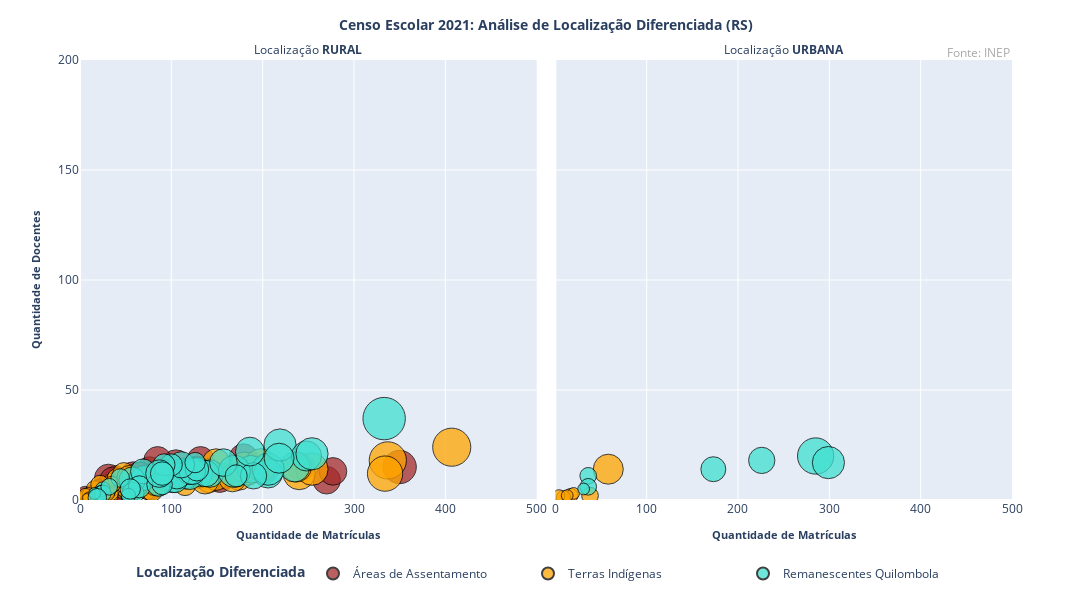

Notebook source saved alongside this figure:
### Code cell
#define o texto do título para o subgráfico conforme valor da coluna de referência
for a in fig.layout.annotations:
  a.text = a.text.split("=")[1]
  #neste caso
  if (a.text == '1'):
    a.text = sub_chart_title_text_1 #1 = urbana
  else:
    a.text = sub_chart_title_text_2 #2 = rural

#define títulos desejados para os valores da legenda
fig.for_each_trace(lambda legend: legend.update(name = legend_names[legend.name],
                                                legendgroup = legend_names[legend.name]))

#define anotação no gráfico ("Fonte: INEP")
fig.add_annotation(x=annotation_x_position,
                   y=annotation_y_position,
                   xref="paper", #referencia o campo de impressão do gráfico
                   yref="paper", #referencia o campo de impressão do gráfico
                   text=annotation_text,
                   showarrow=False,
                   align=annotation_align,
                   font=dict(
                      color=annotation_font_color,
                      size=annotation_font_size))

#define propriedades para o eixo x de cada subgráfico
fig.update_xaxes(
    title_text = x_axis_title_text,
    title_font_size=x_axis_title_font_size,
    range=x_axis_range,
    row=1, col=1) #subgráfico 1

fig.update_xaxes(
    title_text = x_axis_title_text,
    title_font_size=x_axis_title_font_size,
    range=x_axis_range,
    row=1, col=2) #subgráfico 2

#define propriedades para o eixo y de cada gráfico
fig.update_yaxes(title_text = y_axis_title_text,
                 title_font_size=y_axis_title_size,
                 range=y_axis_range,
                 row=1, col=1) #subgráfico 1

fig.update_yaxes(range=y_axis_range,
                 row=1, col=2) #subgráfico 2

#atualiza propriedades do layout do gráfico
fig.update_layout(
  height=chart_height,
  width=chart_width,
  title=dict(text=chart_title_text,
             font=dict(size=chart_title_font_size),
             x=chart_title_align),
  showlegend=True,
  legend=dict(orientation=legend_orientation,
              title_text=legend_title_text,
              font=dict(size=legend_title_font_size),
              entrywidth=legend_entrywidth,
              yanchor=legend_y_place,
              y=legend_y_position,
              xanchor=legend_x_place,
              x=legend_x_position),
)

#atualiza propriedades de formato dos marcadores do gráfico
fig.update_traces(
  marker=dict(line=dict(width=marker_line_width,color=marker_line_color)),
  selector=dict(mode='markers'))

#mostra o gráfico
fig.show()

### Figure 1 — Plotly figure (JSON) as saved in the notebook; plotly's stock layout.template omitted (floating-point values rounded to 4 significant figures)
{"data": [{"hovertemplate": "TP_LOCALIZACAO_DIFERENCIADA=1<br>TP_LOCALIZACAO=2<br>QT_MAT_BAS=%{x}<br>QT_DOC_BAS=%{y}<br>QT_TUR_BAS=%{marker.size}<extra></extra>", "legendgroup": "Áreas de Assentamento", "marker": {"color": "brown", "line": {"color": "black", "width": 1}, "opacity": 0.75, "size": [4, 7, 4, 2, 10, 11, 6, 3, 7, 6, 5, 5, 4, 4, 6, 4, 1, 11, 4, 11, 5, 6, 9, 8, 4, 13, 10, 5, 8, 4, 13, 4, 9, 3, 7, 4, 16, 2, 11, 11, 10, 2, 3, 10, 1, 1, 4, 2, 8, 6, 12, 3, 8, 2, 9, 11, 3, 12, 4, 3, 11, 10, 11, 3, 11], "sizemode": "area", "sizeref": 0.02889, "symbol": "circle"}, "mode": "markers", "name": "Áreas de Assentamento", "orientation": "v", "showlegend": true, "type": "scatter", "x": [32, 64, 31, 12, 150, 270, 73, 35, 62, 62, 32, 6, 29, 23, 45, 42, 12, 242, 38, 132, 51, 39, 98, 58, 48, 105, 158, 64, 67, 38, 201, 22, 83, 29, 78, 87, 350, 25, 31, 81, 36, 12, 21, 128, 14, 7, 30, 10, 69, 88, 179, 21, 105, 14, 76, 85, 35, 153, 52, 33, 74, 53, 65, 21, 277], "xaxis": "x", "y": [6, 11, 6, 1, 11, 9, 5, 4, 9, 7, 5, 2, 8, 4, 3, 3, 1, 15, 2, 18, 9, 11, 13, 12, 6, 16, 11, 6, 12, 7, 14, 6, 9, 3, 5, 7, 15, 5, 10, 11, 9, 4, 5, 14, 2, 1, 4, 1, 9, 12, 19, 6, 13, 4, 14, 18, 4, 10, 8, 5, 10, 9, 11, 2, 13], "yaxis": "y"}, {"hovertemplate": "TP_LOCALIZACAO_DIFERENCIADA=2<br>TP_LOCALIZACAO=2<br>QT_MAT_BAS=%{x}<br>QT_DOC_BAS=%{y}<br>QT_TUR_BAS=%{marker.size}<extra></extra>", "legendgroup": "Terras Indígenas", "marker": {"color": "orange", "line": {"color": "black", "width": 1}, "opacity": 0.75, "size": [7, 5, 4, 4, 2, 3, 7, 15, 1, 1, 2, 9, 2, 3, 1, 3, 20, 2, 5, 1, 3, 1, 8, 6, 4, 1, 2, 4, 5, 9, 2, 7, 15, 5, 4, 2, 10, 1, 1, 3, 3, 6, 12, 1, 3, 11, 2, 3, 7, 2, 21, 13, 10, 10, 9, 3, 4, 2, 7, 5, 2, 13, 3, 7, 6, 5, 7, 6, 11, 18, 1, 11, 11, 15, 10, 7, 4, 9, 7], "sizemode": "area", "sizeref": 0.02889, "symbol": "circle"}, "mode": "markers", "name": "Terras Indígenas", "orientation": "v", "showlegend": true, "type": "scatter", "x": [112, 45, 16, 34, 33, 29, 85, 240, 2, 8, 12, 141, 25, 46, 3, 34, 337, 21, 76, 2, 49, 15, 56, 49, 49, 6, 11, 57, 35, 149, 18, 115, 254, 36, 74, 30, 112, 3, 8, 34, 20, 79, 174, 8, 15, 184, 9, 6, 82, 22, 407, 237, 129, 141, 130, 31, 56, 19, 85, 40, 10, 180, 30, 50, 61, 22, 57, 65, 149, 334, 7, 137, 167, 198, 111, 48, 35, 54, 86], "xaxis": "x", "y": [11, 6, 5, 4, 3, 4, 7, 12, 2, 1, 1, 9, 2, 4, 1, 2, 18, 1, 11, 1, 4, 1, 7, 7, 5, 1, 1, 3, 6, 10, 3, 7, 14, 8, 4, 3, 12, 2, 2, 3, 3, 4, 11, 1, 2, 13, 3, 2, 7, 2, 24, 15, 13, 13, 11, 4, 10, 1, 10, 10, 1, 15, 3, 8, 5, 7, 10, 7, 17, 12, 1, 9, 10, 16, 12, 12, 7, 10, 7], "yaxis": "y"}, {"hovertemplate": "TP_LOCALIZACAO_DIFERENCIADA=2<br>TP_LOCALIZACAO=1<br>QT_MAT_BAS=%{x}<br>QT_DOC_BAS=%{y}<br>QT_TUR_BAS=%{marker.size}<extra></extra>", "legendgroup": "Terras Indígenas", "marker": {"color": "orange", "line": {"color": "black", "width": 1}, "opacity": 0.75, "size": [1, 3, 2, 3, 2, 13, 4, 2], "sizemode": "area", "sizeref": 0.02889, "symbol": "circle"}, "mode": "markers", "name": "Terras Indígenas", "orientation": "v", "showlegend": false, "type": "scatter", "x": [11, 17, 20, 9, 4, 58, 38, 13], "xaxis": "x2", "y": [1, 2, 3, 1, 2, 14, 2, 2], "yaxis": "y2"}, {"hovertemplate": "TP_LOCALIZACAO_DIFERENCIADA=3<br>TP_LOCALIZACAO=2<br>QT_MAT_BAS=%{x}<br>QT_DOC_BAS=%{y}<br>QT_TUR_BAS=%{marker.size}<extra></extra>", "legendgroup": "Remanescentes Quilombola", "marker": {"color": "turquoise", "line": {"color": "black", "width": 1}, "opacity": 0.75, "size": [11, 8, 13, 10, 12, 10, 11, 10, 9, 10, 10, 11, 10, 12, 9, 9, 11, 9, 15, 10, 10, 10, 7, 7, 5, 8, 6, 3, 15, 3, 10, 3, 8, 6, 2, 4, 10, 11, 15, 4, 26, 10, 2, 6, 12, 7, 7, 5, 7, 13, 15, 13, 11, 8], "sizemode": "area", "sizeref": 0.02889, "symbol": "circle"}, "mode": "markers", "name": "Remanescentes Quilombola", "orientation": "v", "showlegend": true, "type": "scatter", "x": [126, 65, 235, 131, 116, 116, 187, 94, 70, 57, 131, 142, 114, 206, 101, 69, 120, 104, 169, 138, 120, 106, 58, 65, 44, 86, 90, 21, 206, 53, 123, 25, 128, 55, 23, 25, 190, 157, 219, 32, 333, 111, 16, 126, 186, 171, 100, 19, 92, 248, 254, 218, 87, 90], "xaxis": "x", "y": [13, 9, 15, 13, 12, 11, 14, 12, 10, 9, 12, 12, 13, 12, 9, 13, 11, 9, 13, 12, 13, 11, 3, 6, 10, 7, 7, 3, 14, 2, 13, 5, 14, 5, 4, 3, 11, 17, 25, 6, 37, 16, 3, 17, 22, 11, 16, 1, 16, 20, 21, 19, 12, 12], "yaxis": "y"}, {"hovertemplate": "TP_LOCALIZACAO_DIFERENCIADA=3<br>TP_LOCALIZACAO=1<br>QT_MAT_BAS=%{x}<br>QT_DOC_BAS=%{y}<br>QT_TUR_BAS=%{marker.size}<extra></extra>", "legendgroup": "Remanescentes Quilombola", "marker": {"color": "turquoise", "line": {"color": "black", "width": 1}, "opacity": 0.75, "size": [19, 9, 4, 4, 15, 2, 10, 0], "sizemode": "area", "sizeref": 0.02889, "symbol": "circle"}, "mode": "markers", "name": "Remanescentes Quilombola", "orientation": "v", "showlegend": false, "type": "scatter", "x": [285, 173, 36, 36, 299, 31, 226, 0], "xaxis": "x2", "y": [20, 14, 11, 6, 17, 5, 18, 0], "yaxis": "y2"}], "layout": {"annotations": [{"showarrow": false, "text": "Localização <b>RURAL</b>", "x": 0.245, "xanchor": "center", "xref": "paper", "y": 1, "yanchor": "bottom", "yref": "paper"}, {"showarrow": false, "text": "Localização <b>URBANA</b>", "x": 0.755, "xanchor": "center", "xref": "paper", "y": 1, "yanchor": "bottom", "yref": "paper"}, {"align": "right", "font": {"color": "darkgray", "size": 12}, "showarrow": false, "text": "Fonte: INEP", "x": 1, "xref": "paper", "y": 1.04, "yref": "paper"}], "height": 600, "legend": {"entrywidth": 170, "font": {"size": 12}, "itemsizing": "constant", "orientation": "h", "title": {"text": "<b>Localização Diferenciada</b>"}, "tracegroupgap": 0, "x": 0.5, "xanchor": "center", "y": -0.2, "yanchor": "bottom"}, "margin": {"t": 60}, "showlegend": true, "title": {"font": {"size": 14}, "text": "<b>Censo Escolar 2021: Análise de Localização Diferenciada (RS)</b>", "x": 0.5}, "width": 1200, "xaxis": {"anchor": "y", "domain": [0, 0.49], "range": [0, 500], "title": {"font": {"size": 11}, "text": "<b>Quantidade de Matrículas</b>"}}, "xaxis2": {"anchor": "y2", "domain": [0.51, 1], "matches": "x", "range": [0, 500], "title": {"font": {"size": 11}, "text": "<b>Quantidade de Matrículas</b>"}}, "yaxis": {"anchor": "x", "domain": [0, 1], "range": [0, 200], "title": {"font": {"size": 11}, "text": "<b>Quantidade de Docentes</b>"}}, "yaxis2": {"anchor": "x2", "domain": [0, 1], "matches": "y", "range": [0, 200], "showticklabels": false}}}
